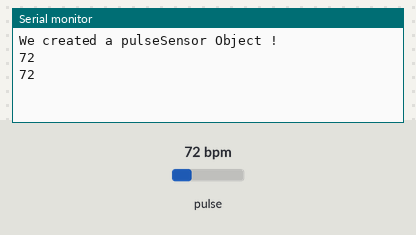
This sketch was run on a simulated Arduino Uno, built with avr-gcc and run on an emulated ATmega328P. On the bench: the last lines printed to the serial monitor. The inputs (shaded band) are chosen by the test bench; at power-on: pulse 72 bpm.

Above: at 1.8 s.
1.9 s: pulse set to 42 bpm
At 2.8 s:
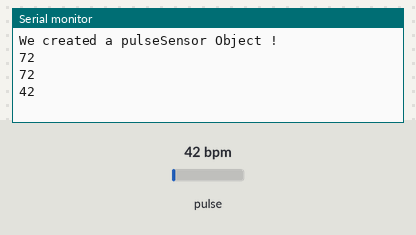
3.4 s: pulse set to 70 bpm
At 4.8 s:
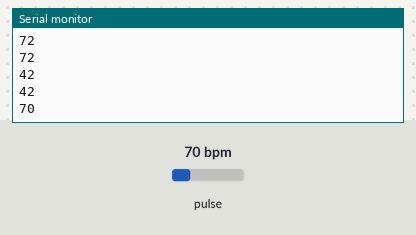
Timing chart, 0 to 6.4 s (numbered marks = the images above; inputs shaded):
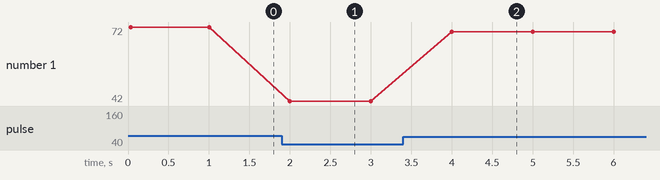

Measured:
- after the input at 1.9 s, the serial monitor: prints a new line after 0.10 s (image 1)
- after the input at 3.4 s, the serial monitor: prints a new line after 0.60 s (image 2)
- plotted number 1: 72 → 42 after the input at 1.9 s, 42 → 70 after the input at 3.4 s

The sketch:

arduino.ino
```cpp
#define USE_ARDUINO_INTERRUPTS true
#include <PulseSensorPlayground.h>

int PulseWire = 0;
int Signal;
int Threshold = 550;

PulseSensorPlayground pulseSensor;

void setup() {
  // put your setup code here, to run once:
  Serial.begin(9600);

  pulseSensor.analogInput(PulseWire);
  pulseSensor.setThreshold(Threshold);


  if (pulseSensor.begin()) {
    Serial.println("We created a pulseSensor Object !");  //This prints one time at Arduino power-up,  or on Arduino reset.
  }
}

void loop() {
  int myBPM = pulseSensor.getBeatsPerMinute();

  Serial.println(myBPM);

  delay(1000);
} 
```
